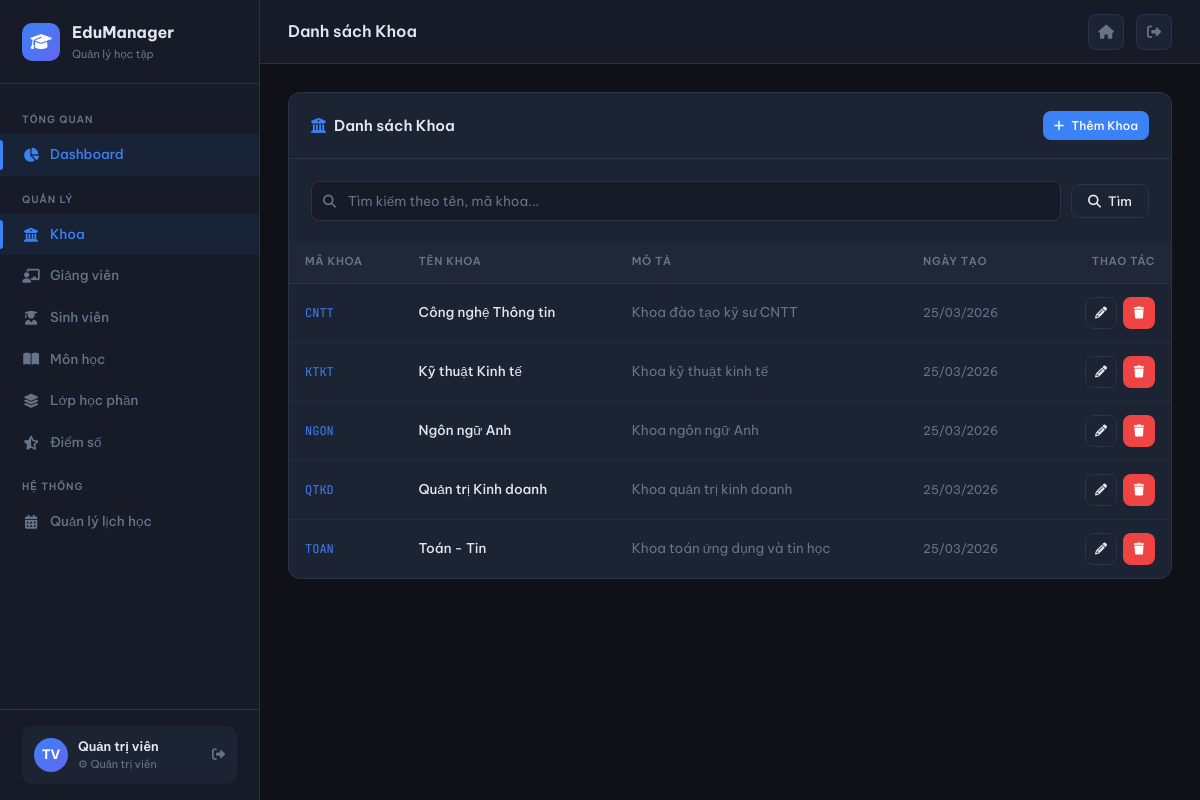
Page /khoa (signed in) on the committed database.
### tables this page shows
CREATE TABLE khoa (
    ma_khoa     VARCHAR(10)  PRIMARY KEY,
    ten_khoa    VARCHAR(100) NOT NULL,
    mo_ta       TEXT,
    truong_khoa VARCHAR(10),
    created_at  TIMESTAMP    DEFAULT CURRENT_TIMESTAMP,
    updated_at  TIMESTAMP    DEFAULT CURRENT_TIMESTAMP ON UPDATE CURRENT_TIMESTAMP
);

### core/Controller.php (called while the page is built, shortened)
<?php
abstract class Controller {
    protected function render(string $view, array $data = []): void {
        extract($data);
        $viewFile = BASE_PATH . "/views/{$view}.php";
        require $viewFile;
    }
    protected function view(string $view, array $data = [], string $layout = 'layout/main'): void {
        $data['content_view'] = $view;
        $this->render($layout, $data);
    }
    protected function get(string $key, mixed $default = ''): mixed {
        return isset($_GET[$key]) ? $this->sanitize($_GET[$key]) : $default;
    }
}

### controllers/KhoaController.php (called while the page is built, shortened)
<?php
class KhoaController extends Controller {
    private KhoaModel $model;
    public function __construct() {
        $this->model = new KhoaModel();
    }
    public function index(): void {
        $search = $this->get('search');
        $page   = max(1, (int)$this->get('page', 1));
        $result = $search
            ? $this->model->search($search, $page)
            : $this->model->paginate($page, PER_PAGE);
        $this->view('khoa/index', [
            'title'     => 'Quản lý Khoa',
            'pageTitle' => 'Danh sách Khoa',
            'result'    => $result,
            'search'    => $search,
        ]);
    }
}

### index.php (called while the page is built, shortened)
<?php
require_once __DIR__ . '/core/Database.php';
require_once __DIR__ . '/core/Model.php';
require_once __DIR__ . '/core/Controller.php';
require_once __DIR__ . '/core/Router.php';
$router = new Router();
$router->get('/auth/login',  'AuthController', 'loginForm');
$router->post('/auth/login', 'AuthController', 'login');
$router->get('/auth/logout', 'AuthController', 'logout');
$router->get('/',          'DashboardController', 'index');
$router->get('/dashboard', 'DashboardController', 'index');
$router->get('/khoa',             'KhoaController', 'index');
$router->get('/khoa/create',      'KhoaController', 'create');
$router->post('/khoa/store',      'KhoaController', 'store');
$router->get('/khoa/edit/:id',    'KhoaController', 'edit');
$router->post('/khoa/update/:id', 'KhoaController', 'update');
$router->get('/khoa/delete/:id',  'KhoaController', 'delete');
$router->get('/sinh-vien',                'SinhVienController', 'index');
$router->get('/sinh-vien/create',         'SinhVienController', 'create');
$router->post('/sinh-vien/store',         'SinhVienController', 'store');
$router->get('/sinh-vien/edit/:id',       'SinhVienController', 'edit');
$router->post('/sinh-vien/update/:id',    'SinhVienController', 'update');
$router->get('/sinh-vien/delete/:id',     'SinhVienController', 'delete');
$router->get('/sinh-vien/show/:id',       'SinhVienController', 'show');
$router->get('/giang-vien',               'GiangVienController', 'index');
$router->get('/giang-vien/create',        'GiangVienController', 'create');
$router->post('/giang-vien/store',        'GiangVienController', 'store');
$router->get('/giang-vien/edit/:id',      'GiangVienController', 'edit');
$router->post('/giang-vien/update/:id',   'GiangVienController', 'update');
$router->get('/giang-vien/delete/:id',    'GiangVienController', 'delete');
$router->get('/mon-hoc',                  'MonHocController', 'index');
$router->get('/mon-hoc/create',           'MonHocController', 'create');
$router->post('/mon-hoc/store',           'MonHocController', 'store');
$router->get('/mon-hoc/edit/:id',         'MonHocController', 'edit');
$router->post('/mon-hoc/update/:id',      'MonHocController', 'update');
$router->get('/mon-hoc/delete/:id',       'MonHocController', 'delete');
$router->get('/lop-hoc-phan',             'LopHocPhanController', 'index');
$router->get('/lop-hoc-phan/create',      'LopHocPhanController', 'create');
$router->post('/lop-hoc-phan/store',      'LopHocPhanController', 'store');
$router->get('/lop-hoc-phan/edit/:id',    'LopHocPhanController', 'edit');
$router->post('/lop-hoc-phan/update/:id', 'LopHocPhanController', 'update');
$router->get('/lop-hoc-phan/delete/:id',  'LopHocPhanController', 'delete');
$router->get('/lop-hoc-phan/sinh-vien/:maLop',       'LopHocPhanController', 'students');
$router->post('/lop-hoc-phan/sinh-vien/add/:maLop',  'LopHocPhanController', 'addStudent');
$router->get('/lop-hoc-phan/sinh-vien/remove/:id',   'LopHocPhanController', 'removeStudent');
$router->get('/diem-so',                  'DiemSoController', 'index');
$router->get('/diem-so/lop/:maLop',       'DiemSoController', 'byLop');
$router->post('/diem-so/nhap/:maLop',     'DiemSoController', 'nhap');
$router->get('/dang-ky',                  'DangKyController', 'index');
$router->get('/dang-ky/moi',              'DangKyController', 'create');
$router->post('/dang-ky/store',           'DangKyController', 'store');
$router->get('/dang-ky/huy/:id',          'DangKyController', 'delete');
$router->get('/thoi-khoa-bieu', 'ThoiKhoaBieuController', 'index');
$router->dispatch();

### core/Database.php (called while the page is built, shortened)
<?php
class Database {
    private static ?Database $instance = null;
    private PDO $pdo;
    private function __construct() {
        $dsn = sprintf(
            'mysql:host=%s;dbname=%s;charset=%s',
            DB_HOST, DB_NAME, DB_CHARSET
        );
        $options = [
            PDO::ATTR_ERRMODE            => PDO::ERRMODE_EXCEPTION,
            PDO::ATTR_DEFAULT_FETCH_MODE => PDO::FETCH_ASSOC,
            PDO::ATTR_EMULATE_PREPARES   => false,
            PDO::MYSQL_ATTR_INIT_COMMAND => "SET NAMES utf8mb4",
        ];
        try {
            $this->pdo = new PDO($dsn, DB_USER, DB_PASSWORD, $options);
        } catch (PDOException $e) {
            die(json_encode(['error' => 'Kết nối database thất bại: ' . $e->getMessage()]));
        }
    }
    public static function getInstance(): Database {
        if (self::$instance === null) {
            self::$instance = new self();
        }
        return self::$instance;
    }
    public function fetchAll(string $sql, array $params = []): array {
        $stmt = $this->pdo->prepare($sql);
        $stmt->execute($params);
        return $stmt->fetchAll();
    }
    public function fetchOne(string $sql, array $params = []): ?array {
        $stmt = $this->pdo->prepare($sql);
        $stmt->execute($params);
        $row = $stmt->fetch();
        return $row ?: null;
    }
}

### core/Model.php (called while the page is built, shortened)
<?php
abstract class Model {
    protected Database $db;
    protected string $table = '';
    public function __construct() {
        $this->db = Database::getInstance();
    }
    public function count(string $where = '', array $params = []): int {
        $sql = "SELECT COUNT(*) as total FROM `{$this->table}`";
        $row = $this->db->fetchOne($sql, $params);
        return (int)($row['total'] ?? 0);
    }
    public function paginate(int $page, int $perPage = PER_PAGE, string $where = '', array $params = [], string $orderBy = ''): array {
        $offset = ($page - 1) * $perPage;
        $total  = $this->count($where, $params);
        $sql = "SELECT * FROM `{$this->table}`";
        $sql .= " LIMIT {$perPage} OFFSET {$offset}";
        return [
            'data'        => $this->db->fetchAll($sql, $params),
            'total'       => $total,
            'per_page'    => $perPage,
            'current_page'=> $page,
            'last_page'   => (int)ceil($total / $perPage),
        ];
    }
}

### views/khoa/index.php (the view, shortened to what this page needs)
<div class="card">
  <div class="card-header">
    <span class="card-title"><i class="fas fa-building-columns" style="color:var(--clr-accent)"></i> Danh sách Khoa</span>
    <?php if (($_SESSION['user']['role'] ?? '') === 'admin'): ?>
    <a href="<?= BASE_URL ?>/khoa/create" class="btn btn-primary btn-sm">
      <i class="fas fa-plus"></i> Thêm Khoa
    </a>
    <?php endif; ?>
  </div>
  <div class="card-body" style="padding-bottom:0">
    <form method="GET" class="search-bar">
      <div class="search-input-wrap">
        <i class="fas fa-search"></i>
        <input type="text" name="search" placeholder="Tìm kiếm theo tên, mã khoa..."
               value="<?= htmlspecialchars($search) ?>">
      </div>
      <button type="submit" class="btn btn-secondary"><i class="fas fa-search"></i> Tìm</button>
    </form>
  </div>
  <div class="table-wrapper">
    <table>
      <thead>
        <tr>
          <th>Mã Khoa</th>
          <th>Tên Khoa</th>
          <th>Mô tả</th>
          <th>Ngày tạo</th>
          <th style="text-align:right">Thao tác</th>
        </tr>
      </thead>
      <tbody>
        <?php foreach ($result['data'] as $k): ?>
        <tr>
          <td><span class="mono"><?= htmlspecialchars($k['ma_khoa']) ?></span></td>
          <td style="font-weight:500"><?= htmlspecialchars($k['ten_khoa']) ?></td>
          <td style="color:var(--clr-muted);max-width:300px">
            <?= htmlspecialchars(mb_strimwidth($k['mo_ta'] ?? '—', 0, 80, '...')) ?>
          </td>
          <td style="color:var(--clr-muted);font-size:12px">
            <?= $k['created_at'] ? date('d/m/Y', strtotime($k['created_at'])) : '—' ?>
          </td>
          <td>
            <div style="display:flex;gap:6px;justify-content:flex-end">
              <?php if (($_SESSION['user']['role'] ?? '') === 'admin'): ?>
              <a href="<?= BASE_URL ?>/khoa/edit/<?= urlencode($k['ma_khoa']) ?>" class="btn btn-secondary btn-sm btn-icon" title="Sửa">
                <i class="fas fa-pencil"></i>
              </a>
              <a href="<?= BASE_URL ?>/khoa/delete/<?= urlencode($k['ma_khoa']) ?>"
                 class="btn btn-danger btn-sm btn-icon"
                 onclick="return confirm('Xóa khoa <?= htmlspecialchars(addslashes($k['ten_khoa'])) ?>?')"
                 title="Xóa">
                <i class="fas fa-trash"></i>
              </a>
              <?php endif; ?>
            </div>
          </td>
        </tr>
        <?php endforeach; ?>
      </tbody>
    </table>
  </div>
</div>

### core/Router.php (shortened to what this page needs)
<?php
class Router {
    private array $routes = [];
    public function get(string $path, string $controller, string $method): void {
        $this->routes['GET'][$path] = [$controller, $method];
    }
    public function post(string $path, string $controller, string $method): void {
        $this->routes['POST'][$path] = [$controller, $method];
    }
    public function dispatch(): void {
        $method = $_SERVER['REQUEST_METHOD'];
        $uri    = parse_url($_SERVER['REQUEST_URI'], PHP_URL_PATH);
        $basePath = parse_url(BASE_URL, PHP_URL_PATH);
        if ($basePath && str_starts_with($uri, $basePath)) {
            $uri = substr($uri, strlen($basePath));
        }
        $uri = '/' . ltrim($uri, '/');
        foreach ($this->routes[$method] ?? [] as $route => $handler) {
            $pattern = preg_replace('/\/:([^\/]+)/', '/([^/]+)', $route);
            $pattern = '#^' . $pattern . '$#';
            if (preg_match($pattern, $uri, $matches)) {
                array_shift($matches);
                [$controllerName, $action] = $handler;
                $ctrl = new $controllerName();
                $ctrl->$action(...$matches);
                return;
            }
        }
    }
}

### views/layout/main.php (style rules this page uses)
:root { --sidebar-w: 260px; --header-h: 64px; --clr-bg: #0f1117; --clr-surface:#161b27; --clr-card: #1c2333; --clr-border:#2a3347; --clr-accent:#3b82f6; --clr-accent2:#6366f1; --clr-green: #22c55e; --clr-amber: #f59e0b; --clr-red: #ef4444; --clr-text: #e2e8f0; --clr-muted: #64748b; --clr-hover: #1e2740; --font: 'Be Vietnam Pro', sans-serif; --mono: 'JetBrains Mono', monospace; --radius: 10px; --shadow: 0 4px 24px rgba(0,0,0,.4); }
*, *::before, *::after { box-sizing: border-box; margin: 0; padding: 0; }
html { scroll-behavior: smooth; }
body { font-family: var(--font); background: var(--clr-bg); color: var(--clr-text); font-size: 14px; line-height: 1.6; display: flex; min-height: 100vh; }
.card { background: var(--clr-card); border: 1px solid var(--clr-border); border-radius: 12px; overflow: hidden; }
.card-header { padding: 18px 22px; border-bottom: 1px solid var(--clr-border); display: flex; align-items: center; justify-content: space-between; }
.card-title { font-size: 15px; font-weight: 600; color: var(--clr-text); display: flex; align-items: center; gap: 8px; }
.card-body { padding: 22px; }
.table-wrapper { overflow-x: auto; }
table { width: 100%; border-collapse: collapse; font-size: 13.5px; }
thead th { background: rgba(255,255,255,.02); padding: 12px 16px; text-align: left; font-size: 11px; font-weight: 600; color: var(--clr-muted); text-transform: uppercase; letter-spacing: .06em; border-bottom: 1px solid var(--clr-border); white-space: nowrap; }
tbody td { padding: 13px 16px; border-bottom: 1px solid rgba(255,255,255,.04); color: var(--clr-text); vertical-align: middle; }
tbody tr:last-child td { border-bottom: none; }
.mono { font-family: var(--mono); font-size: 12px; color: var(--clr-accent); }
.btn { display: inline-flex; align-items: center; gap: 7px; padding: 8px 16px; border-radius: 8px; border: none; font-size: 13px; font-weight: 500; cursor: pointer; text-decoration: none; transition: all .2s; font-family: var(--font); }
.btn-primary { background: var(--clr-accent); color: #fff; }
.btn-danger { background: var(--clr-red); color: #fff; }
.btn-secondary { background: var(--clr-card); color: var(--clr-text); border: 1px solid var(--clr-border); }
.btn-sm { padding: 5px 11px; font-size: 12px; }
.btn-icon { width: 32px; height: 32px; padding: 0; justify-content: center; }
input, select, textarea { background: var(--clr-surface); border: 1px solid var(--clr-border); border-radius: 8px; padding: 10px 14px; color: var(--clr-text); font-size: 13.5px; font-family: var(--font); transition: border-color .2s, box-shadow .2s; width: 100%; }
input::placeholder { color: var(--clr-muted); }
.search-bar { display: flex; gap: 10px; align-items: center; margin-bottom: 20px; flex-wrap: wrap; }
.search-input-wrap { position: relative; flex: 1; min-width: 220px; }
.search-input-wrap i { position: absolute; left: 12px; top: 50%; transform: translateY(-50%); color: var(--clr-muted); font-size: 13px; }
.search-input-wrap input { padding-left: 36px; }

### rows in the picture
khoa: ma_khoa "CNTT", ten_khoa "Công nghệ Thông tin", mo_ta "Khoa đào tạo kỹ sư CNTT", created_at "25/03/2026"
khoa: ma_khoa "KTKT", ten_khoa "Kỹ thuật Kinh tế", mo_ta "Khoa kỹ thuật kinh tế", created_at "25/03/2026"
khoa: ma_khoa "NGON", ten_khoa "Ngôn ngữ Anh", mo_ta "Khoa ngôn ngữ Anh", created_at "25/03/2026"
khoa: ma_khoa "QTKD", ten_khoa "Quản trị Kinh doanh", mo_ta "Khoa quản trị kinh doanh", created_at "25/03/2026"
khoa: ma_khoa "TOAN", ten_khoa "Toán - Tin", mo_ta "Khoa toán ứng dụng và tin học", created_at "25/03/2026"
